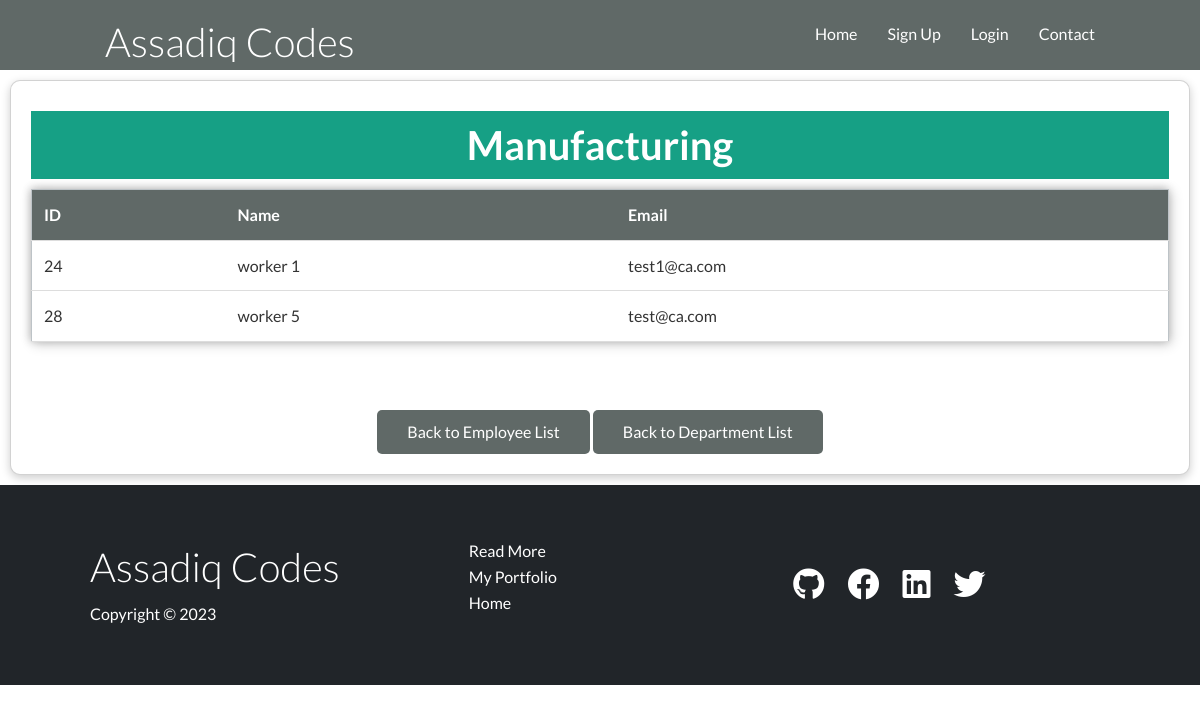
Page /employee_register/department_detail/1/ on the committed database.
### employee_register/models.py (models this page shows, shortened)
class Department(models.Model):
    name = models.CharField(max_length=50)

class Employee(models.Model):
    name = models.CharField(max_length=50)
    department = models.ForeignKey(Department, on_delete=models.CASCADE)
    email = models.EmailField(max_length=50)
    address = models.CharField(max_length=50)
    phone = models.CharField(max_length=20)

### employee_register/views.py (the view)
# urls.py: path('department_detail/<int:pk>/', department_detail, name='department_detail'),
def department_detail(request, pk):
    department = get_object_or_404(Department, pk=pk)
    context = { 'department': department }
    return render(request, 'employee_register/department_detail.html', context)

### employee_register/templates/employee_register/department_detail.html
{% extends 'employee_register/index.html' %}
{% block content %}
<div class="card">
    <h1 class="total">{{ department.name }}</h1>
    <table>
        <tr id="header">
            <th>ID</th>
            <th>Name</th>
            <th>Email</th>
        </tr>
        {% for employee in department.employee_set.all %}
            <tr>
                <td>{{ employee.id }}</td>
                <td>{{ employee.name }}</td>
                <td>{{ employee.email }}</td>
        {% empty %}
            </tr>
            <p>No employees found.</p>
        {% endfor %}
    </table>
    <center>
    <a class="btn" href="{% url 'employee_register:employee_list' %}" style="margin-top: 6%">Back to Employee List</a>
    <a class="btn" href="{% url 'employee_register:department_list' %}" style="margin-top: 6%">Back to Department List</a>
    </center>
</div>
{% endblock %}

### employee_register/static/css/utilities.css (style rules this page uses)
.card { background-color: #fff; color: #333; border-radius: 10px; box-shadow: 0 3px 10px rgba(0, 0, 0, 0.2); padding: 20px; margin: 10px; }
.btn { display: inline-block; padding: 10px 30px; cursor: pointer; background: var(--primary-color); color: #fff; border: none; border-radius: 5px; }

### employee_register/static/css/home.css (style rules this page uses)
:root { --primary-color: #606967; --secondary-color: #1c3fa8; --dark-color: #0a4639; --light-color: #f4f4f4; --success-color: #5cb85c; --error-color: #d9534f; }
* { box-sizing: border-box; padding: 0; margin: 0; }
body { font-family: 'Lato', sans-serif; color: #333; line-height: 1.6; }
a { text-decoration: none; color: #333; }
h1, h2 { font-weight: 300; line-height: 1.2; margin: 10px 0; }
table { border-collapse: collapse; width: 100%; height: 100px; border: 1px solid #bdc3c7; box-shadow: 2px 2px 12px rgba(0, 0, 0, 0.2), -1px -1px 8px rgba(0, 0, 0, 0.2); }
tr { transition: all .2s ease-in; cursor: pointer; }
th, td { padding: 12px; text-align: left; border-bottom: 1px solid #ddd; }
#header { background-color: #606967; color: #fff; }
.total { font-weight: 600; text-align: center; background-color: #16a085; color: #fff; padding: 10px 0px; }

### rows in the picture
Department: name "Manufacturing"
Employee: id "24", name "worker 1", email "test1@ca.com"
Employee: id "28", name "worker 5", email "test@ca.com"
